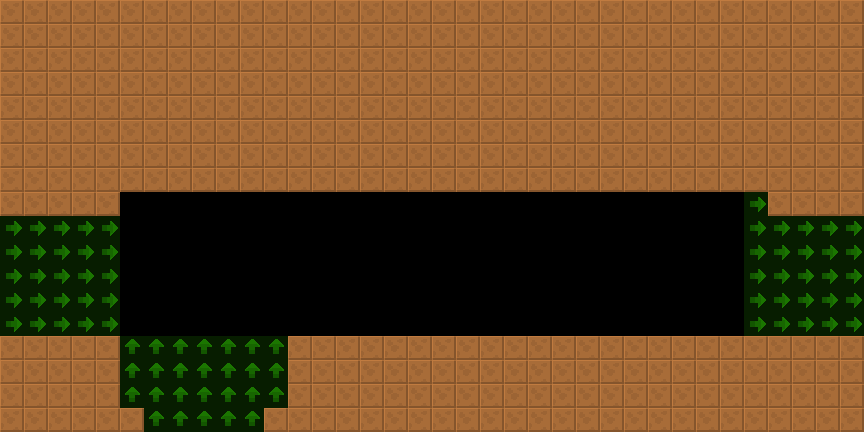

Below is a game level as drawn by its tile map, then a one-line description and the .tmx that defines it (tile-layer data replaced by summaries):
An orthogonal 36x18 tile map with 24x24 px tiles, 2 tile layers (col, lnk), 2 tilesets and 3 objects (2x Door, SpecialEquipment).

<map version="1.4" tiledversion="1.4.2" orientation="orthogonal" renderorder="right-down" width="36" height="18" tilewidth="24" tileheight="24" infinite="0" nextlayerid="4" nextobjectid="8">
 <tileset firstgid="6" source="../../lnk.tsx" />
 <tileset firstgid="1" source="../../col.tsx" />
 <layer id="1" name="col" width="36" height="18">
  <data>[648 cells, 415 non-empty, 1 distinct tile ids]</data>
 </layer>
 <layer id="2" name="lnk" width="36" height="18" opacity="0.5">
  <data>[648 cells, 77 non-empty, 2 distinct tile ids]</data>
 </layer>
 <objectgroup id="3" name="markers" opacity="0.5">
  <object id="1" name="SpecialEquipment" type="SpecialEquipment" x="312" y="192" width="432" height="144">
   <properties>
    <property name="yr" value="0" />
    <property name="xr" value="0" />
   </properties>
  </object>
  <object id="2" name="Door" type="Door" x="72" y="312" width="24" height="24">
   <properties>
    <property name="yr" value="0" />
    <property name="xr" value="0" />
   </properties>
  </object>
  <object id="3" name="Door" type="Door" x="816" y="312" width="24" height="24">
   <properties>
    <property name="yr" value="0" />
    <property name="xr" value="0" />
   </properties>
  </object>
 </objectgroup>
</map>
